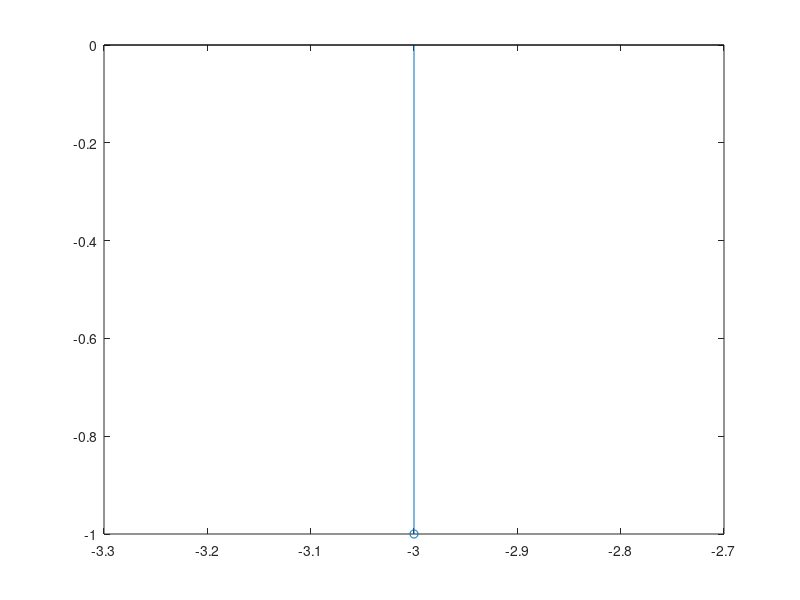

MATLAB code to generate this figure:
clc
clear
Digital_signal = [0 0 0 1];
qam16_signal=zeros(1,length(Digital_signal)/4);
Real_part=zeros(1,length(qam16_signal));
Imag_part=zeros(1,length(qam16_signal));
m=1;
for l=1:4:length(Digital_signal)
  qam16_signal(m)=(((2*Digital_signal(l))-1)*((-2*Digital_signal(l+1))+3))+(((2*Digital_signal(l+2))-1)*((-2*Digital_signal(l+3))+3))*i;
  Real_part(m)=real(qam16_signal(m));    
  Imag_part(m)=imag(qam16_signal(m)); 
  m=m+1;
end
 stem(Real_part,Imag_part)